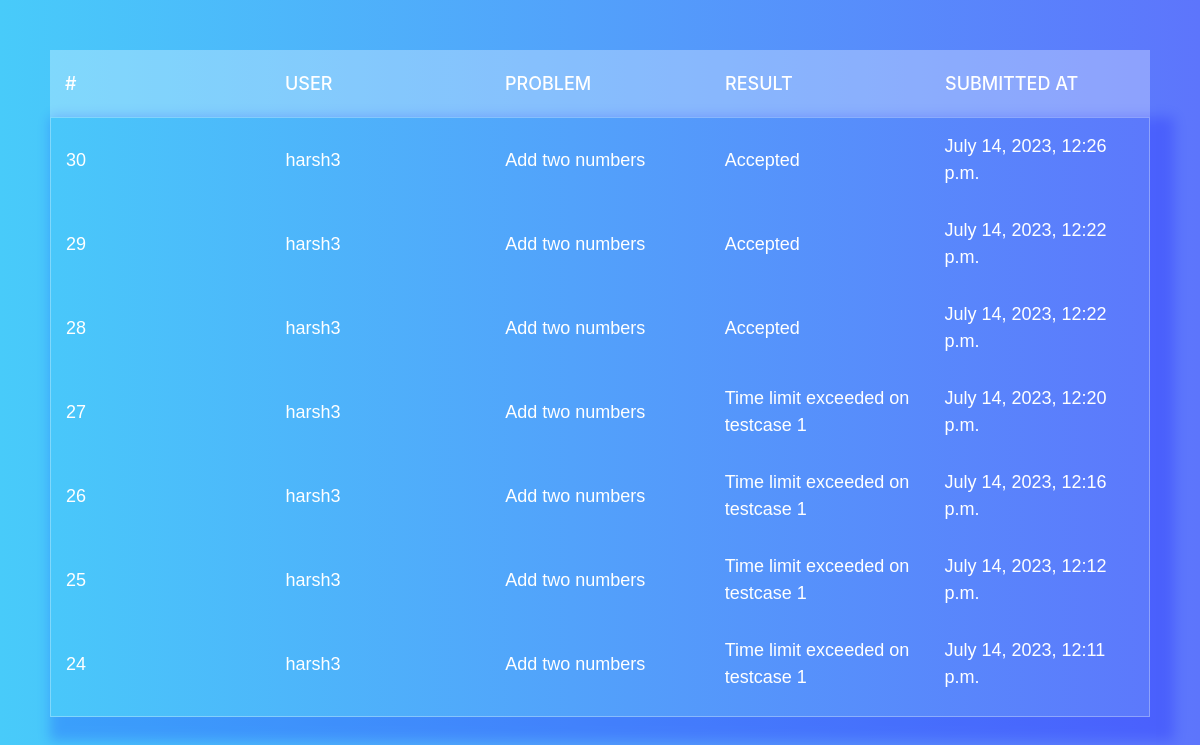
/judge/problem/1/submissions/ (signed in), run on the app's committed database.
### judge/models.py (models this page shows, shortened)
class Solution(models.Model):
    solution_id=models.AutoField(primary_key=True)
    user=models.ForeignKey(User,on_delete=models.CASCADE,default=None)
    problem=models.ForeignKey(Problem,on_delete=models.CASCADE)
    verdict=models.CharField(max_length=50)
    submitted_at=models.DateTimeField()
    submitted_code=models.CharField(max_length=255)

class Problem(models.Model):
    name=models.CharField(max_length=255)
    problem_statement=RichTextField()
    code=models.CharField(max_length=255)
    users=models.ManyToManyField(User)
    input_statement=RichTextField()
    output_statement=RichTextField()
    editorial=RichTextField(default="Coming Soon")

### judge/views.py (the view)
# urls.py: path('problem/<int:problem_id>/submissions/', views.submissions,name='submissions'),
@login_required
def submissions(request,problem_id):
    cached_submissions=defaultdict(list)
    cached_problems_submissions={}
    if cache.get('cached_problems_submissions'):
        cached_problems_submissions=cache.get('cached_problems_submissions')
        if problem_id in cached_problems_submissions:
            problem=cached_problems_submissions[problem_id]
            print("from the submissions cache")
        else:
            problem=Problem.objects.get(pk=problem_id)
            cached_problems_submissions[problem_id]=problem
            cache.set('cached_problems_submissions',cached_problems_submissions)
    else:
        problem=Problem.objects.get(pk=problem_id)
        cached_problems_submissions[problem_id]=problem
        cache.set('cached_problems_submissions',cached_problems_submissions)
    if cache.get('cached_submissions'):
        cached_submissions=cache.get('cached_submissions')
        if len(cached_submissions[(request.user,problem_id)])==0:
            payload=[]
            solutions=Solution.objects.filter(user=request.user,problem=problem).order_by('-solution_id')
            for solution in solutions:
                payload.append(solution)
            cached_submissions[(request.user,problem_id)]=payload
            cache.set('cached_submissions',cached_submissions)
        else:
            payload=cached_submissions[(request.user,problem_id)]
            print('submissions taken from the cache')
    else:
        payload=[]
        solutions=Solution.objects.filter(user=request.user,problem=problem).order_by('-solution_id')
        for solution in solutions:
            payload.append(solution)
        cached_submissions[(request.user,problem_id)]=payload
        cache.set('cached_submissions',cached_submissions)
    return render(request,'submissions.html',{'solutions':payload})

### templates/submissions.html (shortened to what this page needs)
{% load static %}
<!doctype html>
<html lang="en">
  <head>
    <link rel="stylesheet" href="{% static 'submissions.css' %}">
    <link rel="stylesheet" href="https://cdn.jsdelivr.net/npm/bootstrap@4.0.0/dist/css/bootstrap.min.css">
  </head>
  <body>
    <section>
      <div class="tbl-header">
        <table cellpadding="0" cellspacing="0" border="0">
          <thead>
            <tr>
              <th>#</th>
              <th>User</th>
              <th>Problem</th>
              <th>Result</th>
              <th>Submitted At</th>
            </tr>
          </thead>
        </table>
      </div>
      <div class="tbl-content">
        <table cellpadding="0" cellspacing="0" border="0">
          <tbody>
        {% for sol in solutions %}
        {% if iscontest %}
        <tr>
          <td>{{sol.solution_id}}</td>
          <td>{{sol.user.username}}</td>
          <td>{{sol.question.name}}</td>
          <td>{{sol.verdict}}</td>
          <td>{{sol.submitted_at}}</td>
        </tr>
        {% else %}
        <tr>
            <td>{{sol.solution_id}}</td>
            <td>{{sol.user.username}}</td>
            <td>{{sol.problem.name}}</td>
            <td>{{sol.verdict}}</td>
            <td>{{sol.submitted_at}}</td>
        </tr>
        {% endif %}
    {% endfor %}
          </tbody>
        </table>
      </div>
    </section>
  </body>
</html>

### static/submissions.css (style rules this page uses)
table { width:100%; table-layout: fixed; }
.tbl-header { background-color: rgba(255,255,255,0.3); }
.tbl-content { height:600px; overflow-x:auto; margin-top: 0px; border: 1px solid rgba(255,255,255,0.3); box-shadow: 12px 12px 12px 12px rgba(0, 0, 255, .2); }
th { padding: 20px 15px; text-align: left; font-weight: 500; font-size: 18px; color: #fff; text-transform: uppercase; }
td { padding: 15px; text-align: left; vertical-align:middle; font-weight: 300; font-family: 'Proxima Nova', sans-serif; font-size: 18px; color: #fff; }
body { background: -webkit-linear-gradient(right, #5D75FC, #48CBFA); background: linear-gradient(to center, #5D75FC, #48CBFA); font-family: 'Roboto', sans-serif; }
section { margin: 50px; }

### data on the page
Solution: solution_id "30", user.username "harsh3", problem.name "Add two numbers", verdict "Accepted", submitted_at "July 14, 2023, 12:26 p.m."
Solution: solution_id "29", user.username "harsh3", problem.name "Add two numbers", verdict "Accepted", submitted_at "July 14, 2023, 12:22 p.m."
Solution: solution_id "28", user.username "harsh3", problem.name "Add two numbers", verdict "Accepted", submitted_at "July 14, 2023, 12:22 p.m."
Solution: solution_id "27", user.username "harsh3", problem.name "Add two numbers", verdict "Time limit exceeded on testcase 1", submitted_at "July 14, 2023, 12:20 p.m."
Solution: solution_id "26", user.username "harsh3", problem.name "Add two numbers", verdict "Time limit exceeded on testcase 1", submitted_at "July 14, 2023, 12:16 p.m."
Solution: solution_id "25", user.username "harsh3", problem.name "Add two numbers", verdict "Time limit exceeded on testcase 1", submitted_at "July 14, 2023, 12:12 p.m."
Solution: solution_id "24", user.username "harsh3", problem.name "Add two numbers", verdict "Time limit exceeded on testcase 1", submitted_at "July 14, 2023, 12:11 p.m."
